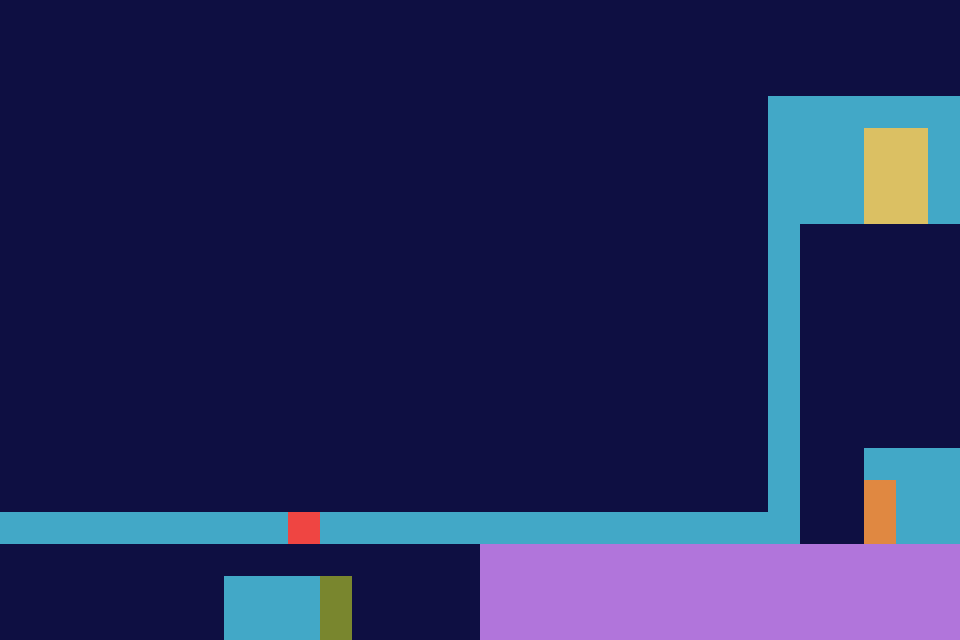

Rendered tile map (Tiled .tmx) drawn with the repository's tilesets; below, a short description and the full map source, tile grids included:
An orthogonal 30x20 tile map with 32x32 px tiles, 1 tile layer (Kachelebene 1).

<map version="1.10" tiledversion="1.11.2" orientation="orthogonal" renderorder="right-down" width="30" height="20" tilewidth="32" tileheight="32" infinite="0" nextlayerid="2" nextobjectid="1">
 <tileset firstgid="1" source="tilemap.tsx" />
 <layer id="1" name="Kachelebene 1" width="30" height="20">
  <data encoding="csv">
2,2,2,2,2,2,2,2,2,2,2,2,2,2,2,2,2,2,2,2,2,2,2,2,2,2,2,2,2,2,
2,2,2,2,2,2,2,2,2,2,2,2,2,2,2,2,2,2,2,2,2,2,2,2,2,2,2,2,2,2,
2,2,2,2,2,2,2,2,2,2,2,2,2,2,2,2,2,2,2,2,2,2,2,2,2,2,2,2,2,2,
2,2,2,2,2,2,2,2,2,2,2,2,2,2,2,2,2,2,2,2,2,2,2,2,1,1,1,1,1,1,
2,2,2,2,2,2,2,2,2,2,2,2,2,2,2,2,2,2,2,2,2,2,2,2,1,1,1,6,6,1,
2,2,2,2,2,2,2,2,2,2,2,2,2,2,2,2,2,2,2,2,2,2,2,2,1,1,1,6,6,1,
2,2,2,2,2,2,2,2,2,2,2,2,2,2,2,2,2,2,2,2,2,2,2,2,1,1,1,6,6,1,
2,2,2,2,2,2,2,2,2,2,2,2,2,2,2,2,2,2,2,2,2,2,2,2,1,2,2,2,2,2,
2,2,2,2,2,2,2,2,2,2,2,2,2,2,2,2,2,2,2,2,2,2,2,2,1,2,2,2,2,2,
2,2,2,2,2,2,2,2,2,2,2,2,2,2,2,2,2,2,2,2,2,2,2,2,1,2,2,2,2,2,
2,2,2,2,2,2,2,2,2,2,2,2,2,2,2,2,2,2,2,2,2,2,2,2,1,2,2,2,2,2,
2,2,2,2,2,2,2,2,2,2,2,2,2,2,2,2,2,2,2,2,2,2,2,2,1,2,2,2,2,2,
2,2,2,2,2,2,2,2,2,2,2,2,2,2,2,2,2,2,2,2,2,2,2,2,1,2,2,2,2,2,
2,2,2,2,2,2,2,2,2,2,2,2,2,2,2,2,2,2,2,2,2,2,2,2,1,2,2,2,2,2,
2,2,2,2,2,2,2,2,2,2,2,2,2,2,2,2,2,2,2,2,2,2,2,2,1,2,2,1,1,1,
2,2,2,2,2,2,2,2,2,2,2,2,2,2,2,2,2,2,2,2,2,2,2,2,1,2,2,5,1,1,
1,1,1,1,1,1,1,1,1,4,1,1,1,1,1,1,1,1,1,1,1,1,1,1,1,2,2,5,1,1,
2,2,2,2,2,2,2,2,2,2,2,2,2,2,2,3,3,3,3,3,3,3,3,3,3,3,3,3,3,3,
2,2,2,2,2,2,2,1,1,1,7,2,2,2,2,3,3,3,3,3,3,3,3,3,3,3,3,3,3,3,
2,2,2,2,2,2,2,1,1,1,7,2,2,2,2,3,3,3,3,3,3,3,3,3,3,3,3,3,3,3
</data>
 </layer>
</map>
